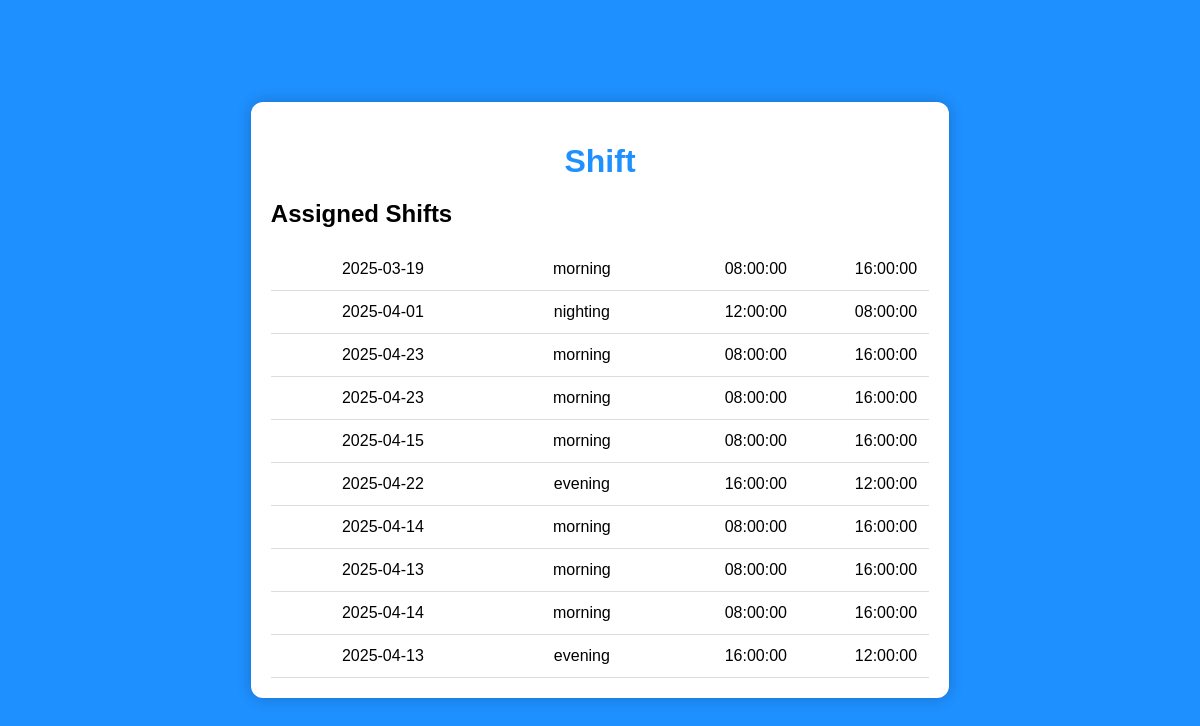
Page /shiftshow (signed in) on the committed database.
### app.py (models this page shows)
class Shiftassign(db.Model):
    id = db.Column(db.Integer, primary_key=True)
    emp_id = db.Column(db.Integer, db.ForeignKey('emp.id'), nullable=False)
    shift_id = db.Column(db.Integer, db.ForeignKey('shift.id'), nullable=False)
    date = db.Column(db.Date, nullable=True)

class Shift(db.Model):
    id = db.Column(db.Integer, primary_key=True)
    name = db.Column(db.String(100), nullable=False)
    start_time = db.Column(db.Time, nullable=False)
    end_time = db.Column(db.Time, nullable=False)

### app.py (the view)
@app.route("/shiftshow")
@login_required
def shiftshow():
    shift2= db.session.query(Shiftassign,Shift).join(Shift,Shiftassign.shift_id==Shift.id).filter(Shiftassign.emp_id == current_user.id).all()
    return render_template("shiftshow.html", shifts=shift2)

### app.py (called while the page is built)
@login.user_loader
def load_user(user_id):
    try:
        return Emp.query.get(int(user_id))
    except Exception as e:
        logger.error(e)
        return None

### templates/shiftshow.html (shortened to what this page needs)
<!DOCTYPE html>
<html lang="en">
<head>
</head>
<body>
    <div class="container">
        <h1>Shift</h1>
        <table>
            <thead>
                <h2>Assigned Shifts</h2>
                <ul>
                    {% for shiftassign,shift in shifts %}
                        <tr>
                            <td>
                                {{ shiftassign.date}}
                            </td>
                            <td>
                                {{ shift.name}}
                            </td>
                            <td>
                                {{shift.start_time}}
                            </td>
                            <td>
                                {{shift.end_time}}
                            </td>
                        </tr>
                    {% endfor %}
                </ul>
            </thead>
        </table>
    </div>
</body>
</html>

### templates/shiftshow.html (style rules this page uses)
body { display: flex; justify-content: center; align-items: center; height: 100vh; font-family: Arial, sans-serif; background-color: #1e90ff; margin: 0; }
.container { max-width: 800px; background: white; padding: 20px; border-radius: 12px; box-shadow: 0 0 15px rgba(0, 0, 0, 0.2); }
h1 { text-align: center; color: #1e90ff; margin-bottom: 20px; }
table { width: 100%; border-collapse: collapse; margin-top: 20px; }
th, td { padding: 12px; text-align: center; border-bottom: 1px solid #ddd; }
td:first-child { min-width: 200px; word-wrap: break-word; }
td:nth-child(2), td:nth-child(3) { min-width: 150px; }
tr { transition: background-color 0.3s, transform 0.3s; }

### rows in the picture
Shiftassign: date "2025-03-19", name "morning", start_time "08:00:00", end_time "16:00:00"
Shiftassign: date "2025-04-01", name "nighting", start_time "12:00:00", end_time "08:00:00"
Shiftassign: date "2025-04-23", name "morning", start_time "08:00:00", end_time "16:00:00"
Shiftassign: date "2025-04-23", name "morning", start_time "08:00:00", end_time "16:00:00"
Shiftassign: date "2025-04-15", name "morning", start_time "08:00:00", end_time "16:00:00"
Shiftassign: date "2025-04-22", name "evening", start_time "16:00:00", end_time "12:00:00"
Shiftassign: date "2025-04-14", name "morning", start_time "08:00:00", end_time "16:00:00"
Shiftassign: date "2025-04-13", name "morning", start_time "08:00:00", end_time "16:00:00"
Shiftassign: date "2025-04-14", name "morning", start_time "08:00:00", end_time "16:00:00"
Shiftassign: date "2025-04-13", name "evening", start_time "16:00:00", end_time "12:00:00"
